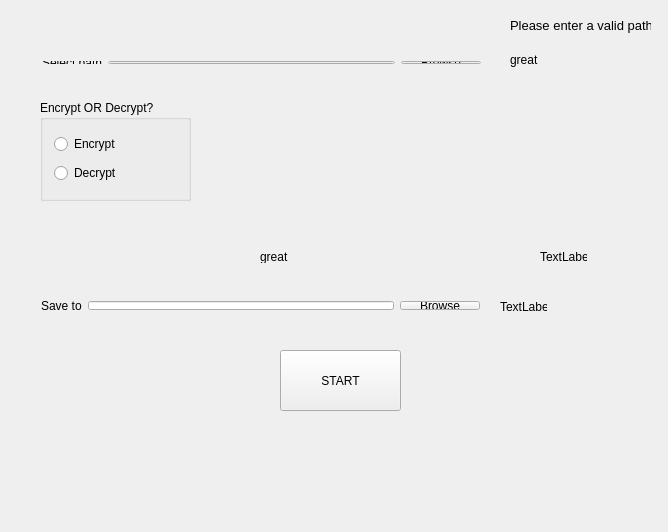
<?xml version="1.0" encoding="UTF-8"?>
<ui version="4.0">
 <class>Widget</class>
 <widget class="QWidget" name="Widget">
  <property name="geometry">
   <rect>
    <x>0</x>
    <y>0</y>
    <width>668</width>
    <height>532</height>
   </rect>
  </property>
  <property name="windowTitle">
   <string>Widget</string>
  </property>
  <widget class="QPushButton" name="pushButton">
   <property name="geometry">
    <rect>
     <x>280</x>
     <y>350</y>
     <width>121</width>
     <height>61</height>
    </rect>
   </property>
   <property name="text">
    <string>START</string>
   </property>
  </widget>
  <widget class="QGroupBox" name="groupBox">
   <property name="geometry">
    <rect>
     <x>40</x>
     <y>100</y>
     <width>151</width>
     <height>101</height>
    </rect>
   </property>
   <property name="title">
    <string>Encrypt OR Decrypt?</string>
   </property>
   <layout class="QVBoxLayout" name="verticalLayout">
    <item>
     <widget class="QRadioButton" name="encryptRadioButton">
      <property name="text">
       <string>Encrypt</string>
      </property>
     </widget>
    </item>
    <item>
     <widget class="QRadioButton" name="decryptRadioButton">
      <property name="text">
       <string>Decrypt</string>
      </property>
     </widget>
    </item>
   </layout>
  </widget>
  <widget class="QLabel" name="statusLabel">
   <property name="geometry">
    <rect>
     <x>510</x>
     <y>10</y>
     <width>141</width>
     <height>31</height>
    </rect>
   </property>
   <property name="font">
    <font>
     <pointsize>10</pointsize>
    </font>
   </property>
   <property name="text">
    <string>Please enter a valid path!</string>
   </property>
  </widget>
  <widget class="QLabel" name="passwordLabel">
   <property name="geometry">
    <rect>
     <x>260</x>
     <y>250</y>
     <width>47</width>
     <height>13</height>
    </rect>
   </property>
   <property name="text">
    <string>great</string>
   </property>
  </widget>
  <widget class="QLabel" name="pathLabel">
   <property name="geometry">
    <rect>
     <x>510</x>
     <y>50</y>
     <width>47</width>
     <height>20</height>
    </rect>
   </property>
   <property name="text">
    <string>great</string>
   </property>
  </widget>
  <widget class="QLabel" name="nameLabel">
   <property name="geometry">
    <rect>
     <x>540</x>
     <y>250</y>
     <width>47</width>
     <height>13</height>
    </rect>
   </property>
   <property name="text">
    <string>TextLabel</string>
   </property>
  </widget>
  <widget class="QLabel" name="saveLabel">
   <property name="geometry">
    <rect>
     <x>500</x>
     <y>300</y>
     <width>47</width>
     <height>13</height>
    </rect>
   </property>
   <property name="text">
    <string>TextLabel</string>
   </property>
  </widget>
  <widget class="QWidget" name="">
   <property name="geometry">
    <rect>
     <x>30</x>
     <y>250</y>
     <width>216</width>
     <height>22</height>
    </rect>
   </property>
   <layout class="QHBoxLayout" name="horizontalLayout">
    <item>
     <widget class="QLabel" name="label_2">
      <property name="text">
       <string>Enter Password</string>
      </property>
     </widget>
    </item>
    <item>
     <widget class="QLineEdit" name="lineEditPassword"/>
    </item>
   </layout>
  </widget>
  <widget class="QWidget" name="">
   <property name="geometry">
    <rect>
     <x>31</x>
     <y>50</y>
     <width>461</width>
     <height>25</height>
    </rect>
   </property>
   <layout class="QHBoxLayout" name="horizontalLayout_2">
    <item>
     <widget class="QLabel" name="label_3">
      <property name="text">
       <string>Select path</string>
      </property>
     </widget>
    </item>
    <item>
     <widget class="QLineEdit" name="filePathLineEdit"/>
    </item>
    <item>
     <widget class="QPushButton" name="browseButton">
      <property name="text">
       <string>Browse</string>
      </property>
     </widget>
    </item>
   </layout>
  </widget>
  <widget class="QWidget" name="">
   <property name="geometry">
    <rect>
     <x>30</x>
     <y>290</y>
     <width>461</width>
     <height>31</height>
    </rect>
   </property>
   <layout class="QHBoxLayout" name="horizontalLayout_3">
    <item>
     <widget class="QLabel" name="label">
      <property name="text">
       <string>Save to</string>
      </property>
     </widget>
    </item>
    <item>
     <widget class="QLineEdit" name="saveLineEdit"/>
    </item>
    <item>
     <widget class="QPushButton" name="browseSaveButton">
      <property name="text">
       <string>Browse</string>
      </property>
     </widget>
    </item>
   </layout>
  </widget>
  <widget class="QWidget" name="">
   <property name="geometry">
    <rect>
     <x>336</x>
     <y>250</y>
     <width>196</width>
     <height>22</height>
    </rect>
   </property>
   <layout class="QHBoxLayout" name="horizontalLayout_4">
    <item>
     <widget class="QLabel" name="label_4">
      <property name="text">
       <string>Enter name</string>
      </property>
     </widget>
    </item>
    <item>
     <widget class="QLineEdit" name="nameLineEdit"/>
    </item>
   </layout>
  </widget>
 </widget>
 <layoutdefault spacing="6" margin="11"/>
 <resources/>
 <connections/>
</ui>
